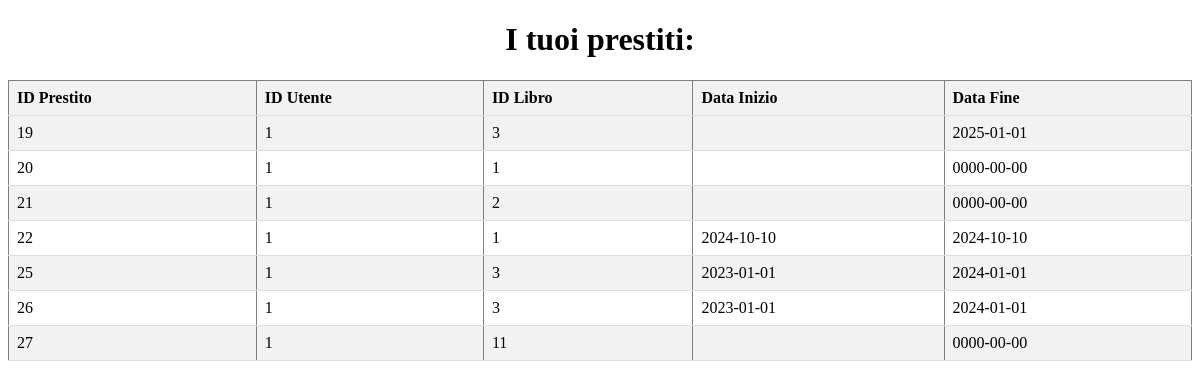
Before: /gestore.php?action=visualizza (signed in) with the older database file.
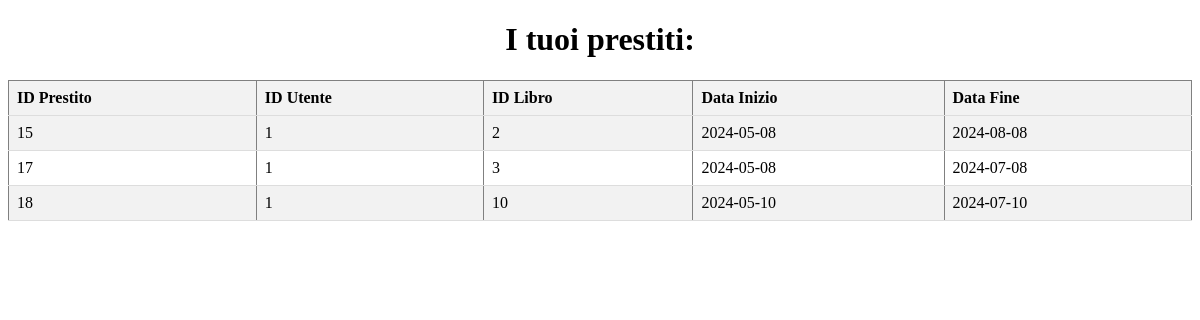
After: the same page with the newer database file.
### tables this page shows
CREATE TABLE `prestiti` (
  `PK_Id_prestito` int(11) NOT NULL,
  `FK_Id_utente` int(11) NOT NULL,
  `FK_Id_libro` int(11) NOT NULL,
  `Scadenza_prestito` date NOT NULL,
  `inizio_prestito` date DEFAULT NULL
);

### gestore.php (the view, shortened to what this page needs)
<!DOCTYPE html>
<html lang="en">
<head>
</head>
<body>
<?php
$user = $_SESSION['username'];
$servername = "localhost";
$username = "root";
$password = "Ruozzi1234";
$dbname = "bibliotrack";
$id_utente = null;
$conn = new mysqli($servername, $username, $password, $dbname);
$sql = "SELECT PK_Id_utente FROM utenti WHERE fk_user = '$user'";
$result = $conn->query($sql);
if ($result->num_rows > 0) {
    $row = $result->fetch_assoc();
    $id_utente = $row['PK_Id_utente'];
} else {
    echo "Nessun ID utente trovato per l'utente $username.";
}
if (isset($_SESSION['username'])) {
    if (isset($_GET['action'])) {
        $action = $_GET['action'];
        switch ($action) {
            case 'visualizza':
                $conn = new mysqli($servername, $username, $password, $dbname);
                $sql = "SELECT PK_Id_prestito, FK_Id_utente, FK_Id_libro, inizio_prestito, Scadenza_prestito FROM prestiti WHERE FK_id_utente = '$id_utente'";
                $result = $conn->query($sql);
                if ($result->num_rows > 0) {
                    echo "<div><h1>I tuoi prestiti:</h1></div>";
                    echo "<table border='1'>";
                    echo "<tr><th>ID Prestito</th><th>ID Utente</th><th>ID Libro</th><th>Data Inizio</th><th>Data Fine</th></tr>";
                    while ($row = $result->fetch_assoc()) {
                        echo "<tr>";
                        echo "<td>" . $row["PK_Id_prestito"] . "</td>";
                        echo "<td>" . $row["FK_Id_utente"] . "</td>";
                        echo "<td>" . $row["FK_Id_libro"] . "</td>";
                        echo "<td>" . $row["inizio_prestito"] . "</td>";
                        echo "<td>" . $row["Scadenza_prestito"] . "</td>";
                        echo "</tr>";
                    }
                    echo "</table>";
                } else {
                    echo "<p>Non hai prestiti attivi al momento.</p>";
                }
                break;
        }
    } else {
        echo "Nessuna azione specificata.";
    }
} else {
    echo "Devi loggarti";
}
?>
</body>
</html>

### gestore.php (style rules this page uses)
table { width: 100%; border-collapse: collapse; margin-top: 20px; }
th, td { padding: 8px; text-align: left; border-bottom: 1px solid #ddd; }
th { background-color: #f2f2f2; }
tr:nth-child(even) { background-color: #f2f2f2; }
div { text-align: center; }

Changed rows visible on the page:
removed prestiti: PK_Id_prestito "19", FK_Id_utente "1", FK_Id_libro "3", Scadenza_prestito "2025-01-01"
removed prestiti: PK_Id_prestito "20", FK_Id_utente "1", FK_Id_libro "1", Scadenza_prestito "0000-00-00"
removed prestiti: PK_Id_prestito "21", FK_Id_utente "1", FK_Id_libro "2", Scadenza_prestito "0000-00-00"
removed prestiti: PK_Id_prestito "22", FK_Id_utente "1", FK_Id_libro "1", inizio_prestito "2024-10-10", Scadenza_prestito "2024-10-10"
removed prestiti: PK_Id_prestito "25", FK_Id_utente "1", FK_Id_libro "3", inizio_prestito "2023-01-01", Scadenza_prestito "2024-01-01"
removed prestiti: PK_Id_prestito "26", FK_Id_utente "1", FK_Id_libro "3", inizio_prestito "2023-01-01", Scadenza_prestito "2024-01-01"
removed prestiti: PK_Id_prestito "27", FK_Id_utente "1", FK_Id_libro "11", Scadenza_prestito "0000-00-00"
added prestiti: PK_Id_prestito "15", FK_Id_utente "1", FK_Id_libro "2", inizio_prestito "2024-05-08", Scadenza_prestito "2024-08-08"
added prestiti: PK_Id_prestito "17", FK_Id_utente "1", FK_Id_libro "3", inizio_prestito "2024-05-08", Scadenza_prestito "2024-07-08"
added prestiti: PK_Id_prestito "18", FK_Id_utente "1", FK_Id_libro "10", inizio_prestito "2024-05-10", Scadenza_prestito "2024-07-10"
